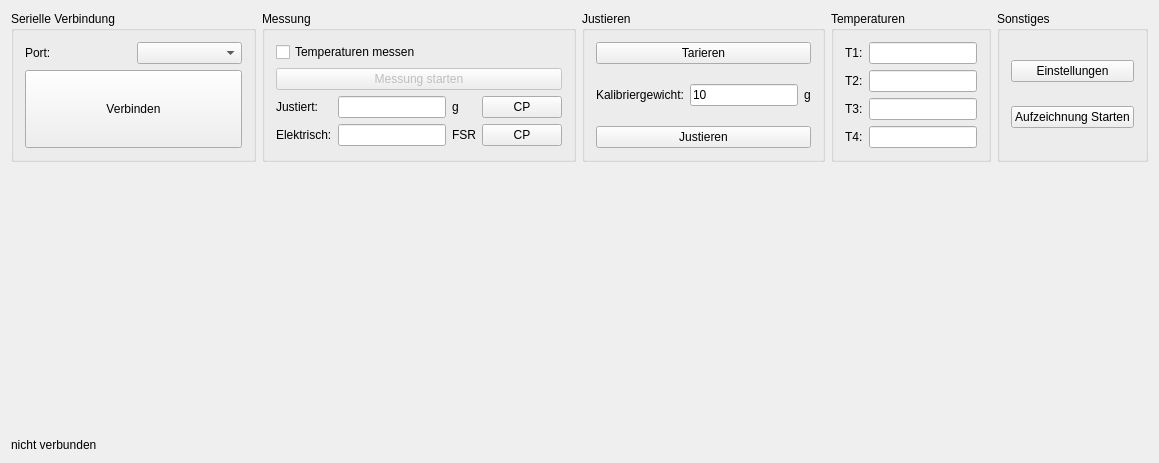
<?xml version="1.0" encoding="UTF-8"?>
<ui version="4.0">
 <class>Widget</class>
 <widget class="QWidget" name="Widget">
  <property name="geometry">
   <rect>
    <x>0</x>
    <y>0</y>
    <width>1159</width>
    <height>463</height>
   </rect>
  </property>
  <property name="sizePolicy">
   <sizepolicy hsizetype="Maximum" vsizetype="Preferred">
    <horstretch>0</horstretch>
    <verstretch>0</verstretch>
   </sizepolicy>
  </property>
  <property name="windowTitle">
   <string>Widget</string>
  </property>
  <layout class="QVBoxLayout" name="verticalLayout_8" stretch="0,10,0">
   <item>
    <layout class="QHBoxLayout" name="horizontalLayout_3" stretch="1,1,0,0,0">
     <property name="sizeConstraint">
      <enum>QLayout::SetMinimumSize</enum>
     </property>
     <item>
      <widget class="QGroupBox" name="groupBox">
       <property name="sizePolicy">
        <sizepolicy hsizetype="Preferred" vsizetype="Minimum">
         <horstretch>0</horstretch>
         <verstretch>0</verstretch>
        </sizepolicy>
       </property>
       <property name="title">
        <string>Serielle Verbindung</string>
       </property>
       <layout class="QVBoxLayout" name="verticalLayout" stretch="0,1">
        <item>
         <layout class="QHBoxLayout" name="horizontalLayout">
          <item>
           <widget class="QLabel" name="label">
            <property name="text">
             <string>Port:</string>
            </property>
           </widget>
          </item>
          <item>
           <widget class="QComboBox" name="comboBox_serialPort"/>
          </item>
         </layout>
        </item>
        <item>
         <widget class="QPushButton" name="pushButton_Connect">
          <property name="sizePolicy">
           <sizepolicy hsizetype="Minimum" vsizetype="Preferred">
            <horstretch>0</horstretch>
            <verstretch>0</verstretch>
           </sizepolicy>
          </property>
          <property name="text">
           <string>Verbinden</string>
          </property>
         </widget>
        </item>
       </layout>
      </widget>
     </item>
     <item>
      <widget class="QGroupBox" name="groupBox_2">
       <property name="sizePolicy">
        <sizepolicy hsizetype="Minimum" vsizetype="Preferred">
         <horstretch>0</horstretch>
         <verstretch>0</verstretch>
        </sizepolicy>
       </property>
       <property name="title">
        <string>Messung</string>
       </property>
       <layout class="QVBoxLayout" name="verticalLayout_3">
        <item>
         <widget class="QCheckBox" name="checkBox_Temp">
          <property name="text">
           <string>Temperaturen messen</string>
          </property>
         </widget>
        </item>
        <item>
         <widget class="QPushButton" name="pushButton_Start">
          <property name="enabled">
           <bool>false</bool>
          </property>
          <property name="text">
           <string>Messung starten</string>
          </property>
         </widget>
        </item>
        <item>
         <layout class="QGridLayout" name="gridLayout">
          <item row="0" column="0">
           <widget class="QLabel" name="label_3">
            <property name="text">
             <string>Justiert:</string>
            </property>
           </widget>
          </item>
          <item row="0" column="1">
           <widget class="QLineEdit" name="lineEdit_ActualValue"/>
          </item>
          <item row="0" column="2">
           <widget class="QLabel" name="label_6">
            <property name="text">
             <string>g</string>
            </property>
           </widget>
          </item>
          <item row="0" column="3">
           <widget class="QPushButton" name="pushButton_copyAdjusted">
            <property name="toolTip">
             <string>Wert in Zwischenablage kopieren</string>
            </property>
            <property name="text">
             <string>CP</string>
            </property>
           </widget>
          </item>
          <item row="1" column="0">
           <widget class="QLabel" name="label_10">
            <property name="text">
             <string>&lt;html&gt;&lt;head/&gt;&lt;body&gt;&lt;p&gt;Elektrisch:&lt;/p&gt;&lt;/body&gt;&lt;/html&gt;</string>
            </property>
           </widget>
          </item>
          <item row="1" column="1">
           <widget class="QLineEdit" name="lineEdit_AbsoluteValue">
            <property name="toolTip">
             <string>1 = Vollaussteuerung</string>
            </property>
           </widget>
          </item>
          <item row="1" column="2">
           <widget class="QLabel" name="label_11">
            <property name="text">
             <string>FSR</string>
            </property>
           </widget>
          </item>
          <item row="1" column="3">
           <widget class="QPushButton" name="pushButton_copyAbs">
            <property name="toolTip">
             <string>Wert in Zwischenablage kopieren</string>
            </property>
            <property name="text">
             <string>CP</string>
            </property>
           </widget>
          </item>
         </layout>
        </item>
       </layout>
      </widget>
     </item>
     <item>
      <widget class="QGroupBox" name="groupBox_3">
       <property name="sizePolicy">
        <sizepolicy hsizetype="Minimum" vsizetype="Preferred">
         <horstretch>0</horstretch>
         <verstretch>0</verstretch>
        </sizepolicy>
       </property>
       <property name="title">
        <string>Justieren</string>
       </property>
       <layout class="QVBoxLayout" name="verticalLayout_4">
        <item>
         <widget class="QPushButton" name="pushButton_tare">
          <property name="text">
           <string>Tarieren</string>
          </property>
         </widget>
        </item>
        <item>
         <layout class="QHBoxLayout" name="horizontalLayout_4">
          <item>
           <widget class="QLabel" name="label_4">
            <property name="text">
             <string>Kalibriergewicht:</string>
            </property>
           </widget>
          </item>
          <item>
           <widget class="QLineEdit" name="lineEdit_kalib_weight">
            <property name="text">
             <string>10</string>
            </property>
           </widget>
          </item>
          <item>
           <widget class="QLabel" name="label_5">
            <property name="text">
             <string>g</string>
            </property>
           </widget>
          </item>
         </layout>
        </item>
        <item>
         <widget class="QPushButton" name="pushButton_adjust">
          <property name="text">
           <string>Justieren</string>
          </property>
         </widget>
        </item>
       </layout>
      </widget>
     </item>
     <item>
      <widget class="QGroupBox" name="groupBox_4">
       <property name="sizePolicy">
        <sizepolicy hsizetype="Minimum" vsizetype="Preferred">
         <horstretch>0</horstretch>
         <verstretch>0</verstretch>
        </sizepolicy>
       </property>
       <property name="title">
        <string>Temperaturen</string>
       </property>
       <layout class="QVBoxLayout" name="verticalLayout_5">
        <item>
         <layout class="QHBoxLayout" name="horizontalLayout_5">
          <item>
           <widget class="QLabel" name="label_2">
            <property name="text">
             <string>T1:</string>
            </property>
           </widget>
          </item>
          <item>
           <widget class="QLineEdit" name="lineEdit_T1">
            <property name="readOnly">
             <bool>true</bool>
            </property>
           </widget>
          </item>
         </layout>
        </item>
        <item>
         <layout class="QHBoxLayout" name="horizontalLayout_6">
          <item>
           <widget class="QLabel" name="label_7">
            <property name="text">
             <string>T2:</string>
            </property>
           </widget>
          </item>
          <item>
           <widget class="QLineEdit" name="lineEdit_T2">
            <property name="readOnly">
             <bool>true</bool>
            </property>
           </widget>
          </item>
         </layout>
        </item>
        <item>
         <layout class="QHBoxLayout" name="horizontalLayout_8">
          <item>
           <widget class="QLabel" name="label_9">
            <property name="text">
             <string>T3:</string>
            </property>
           </widget>
          </item>
          <item>
           <widget class="QLineEdit" name="lineEdit_T3">
            <property name="readOnly">
             <bool>true</bool>
            </property>
           </widget>
          </item>
         </layout>
        </item>
        <item>
         <layout class="QHBoxLayout" name="horizontalLayout_7">
          <item>
           <widget class="QLabel" name="label_8">
            <property name="text">
             <string>T4:</string>
            </property>
           </widget>
          </item>
          <item>
           <widget class="QLineEdit" name="lineEdit_T4">
            <property name="readOnly">
             <bool>true</bool>
            </property>
           </widget>
          </item>
         </layout>
        </item>
       </layout>
      </widget>
     </item>
     <item>
      <widget class="QGroupBox" name="groupBox_5">
       <property name="sizePolicy">
        <sizepolicy hsizetype="Minimum" vsizetype="Preferred">
         <horstretch>0</horstretch>
         <verstretch>0</verstretch>
        </sizepolicy>
       </property>
       <property name="title">
        <string>Sonstiges</string>
       </property>
       <layout class="QGridLayout" name="gridLayout_3">
        <item row="2" column="0">
         <widget class="QPushButton" name="pushButton_settings">
          <property name="text">
           <string>Einstellungen</string>
          </property>
         </widget>
        </item>
        <item row="3" column="0">
         <widget class="QPushButton" name="pushButton_record">
          <property name="text">
           <string>Aufzeichnung Starten</string>
          </property>
         </widget>
        </item>
       </layout>
      </widget>
     </item>
    </layout>
   </item>
   <item>
    <widget class="DrawingArea" name="drawingarea" native="true">
     <property name="sizePolicy">
      <sizepolicy hsizetype="Preferred" vsizetype="Expanding">
       <horstretch>0</horstretch>
       <verstretch>0</verstretch>
      </sizepolicy>
     </property>
     <property name="contextMenuPolicy">
      <enum>Qt::NoContextMenu</enum>
     </property>
     <property name="autoFillBackground">
      <bool>true</bool>
     </property>
    </widget>
   </item>
   <item>
    <widget class="QLabel" name="label_status">
     <property name="text">
      <string>nicht verbunden</string>
     </property>
    </widget>
   </item>
  </layout>
 </widget>
 <layoutdefault spacing="6" margin="11"/>
 <customwidgets>
  <customwidget>
   <class>DrawingArea</class>
   <extends>QWidget</extends>
   <header>drawingarea.h</header>
   <container>1</container>
  </customwidget>
 </customwidgets>
 <resources/>
 <connections/>
</ui>
